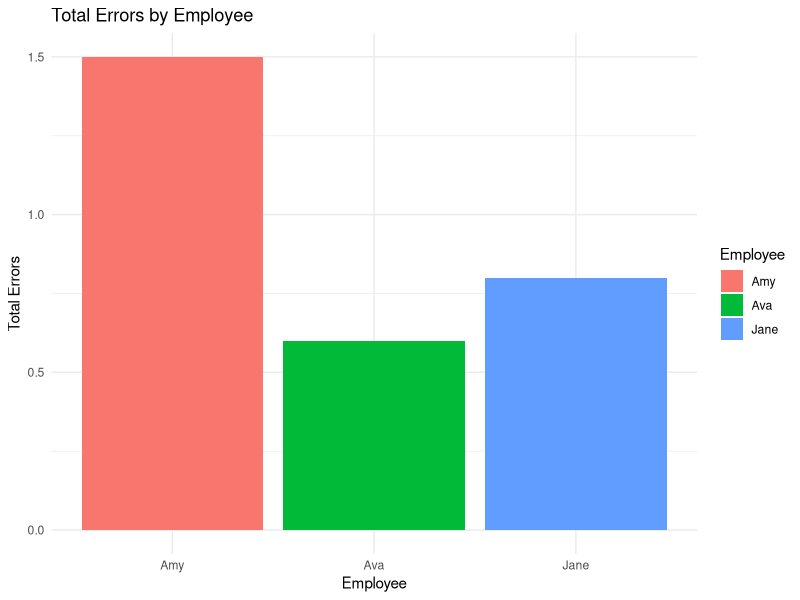

Write the R code that produced this figure.
## ---- chunk 1
knitr::opts_chunk$set(echo = TRUE)
## ---- chunk 2
P_1_received_given_1_transmitted <- 0.75
P_0_received_given_0_transmitted <- 1 - 0.95
P_1_transmitted <- 0.30
P_0_transmitted <- 1 - P_1_transmitted

P_1_received <- P_1_received_given_1_transmitted * P_1_transmitted +
                P_0_received_given_0_transmitted * P_0_transmitted

P_1_transmitted_given_1_received <- (P_1_received_given_1_transmitted * P_1_transmitted) / P_1_received

cat("Probability that 1 was received:",P_1_received,"\n")
cat("Probability that 1 was transmitted given than a 1 was received:", P_1_transmitted_given_1_received,"\n")

## ---- chunk 3
percentages <- c(0.10, 0.30, 0.60)

error <- c(0.08, 0.05, 0.01)

total_work <- percentages * 100

total_errors <- error * total_work

overall_error_percentage <- sum(total_errors) / sum(total_work) * 100

most_likely_person <- which.max(total_errors)

cat("Overall percentage of error:", overall_error_percentage, "%\n")
cat("Most likely person to have written a program with an error:", c("Jane", "Amy", "Ava")[most_likely_person], "\n")

## ---- chunk 4
library(ggplot2)

df <- data.frame(Employee = c("Jane", "Amy", "Ava"),
                 Total_Work = total_work,
                 Total_Errors = total_errors)

ggplot(df, aes(x = Employee, y = Total_Errors, fill = Employee)) +
  geom_bar(stat = "identity") +
  labs(title = "Total Errors by Employee",
       x = "Employee",
       y = "Total Errors") +
  theme_minimal()

